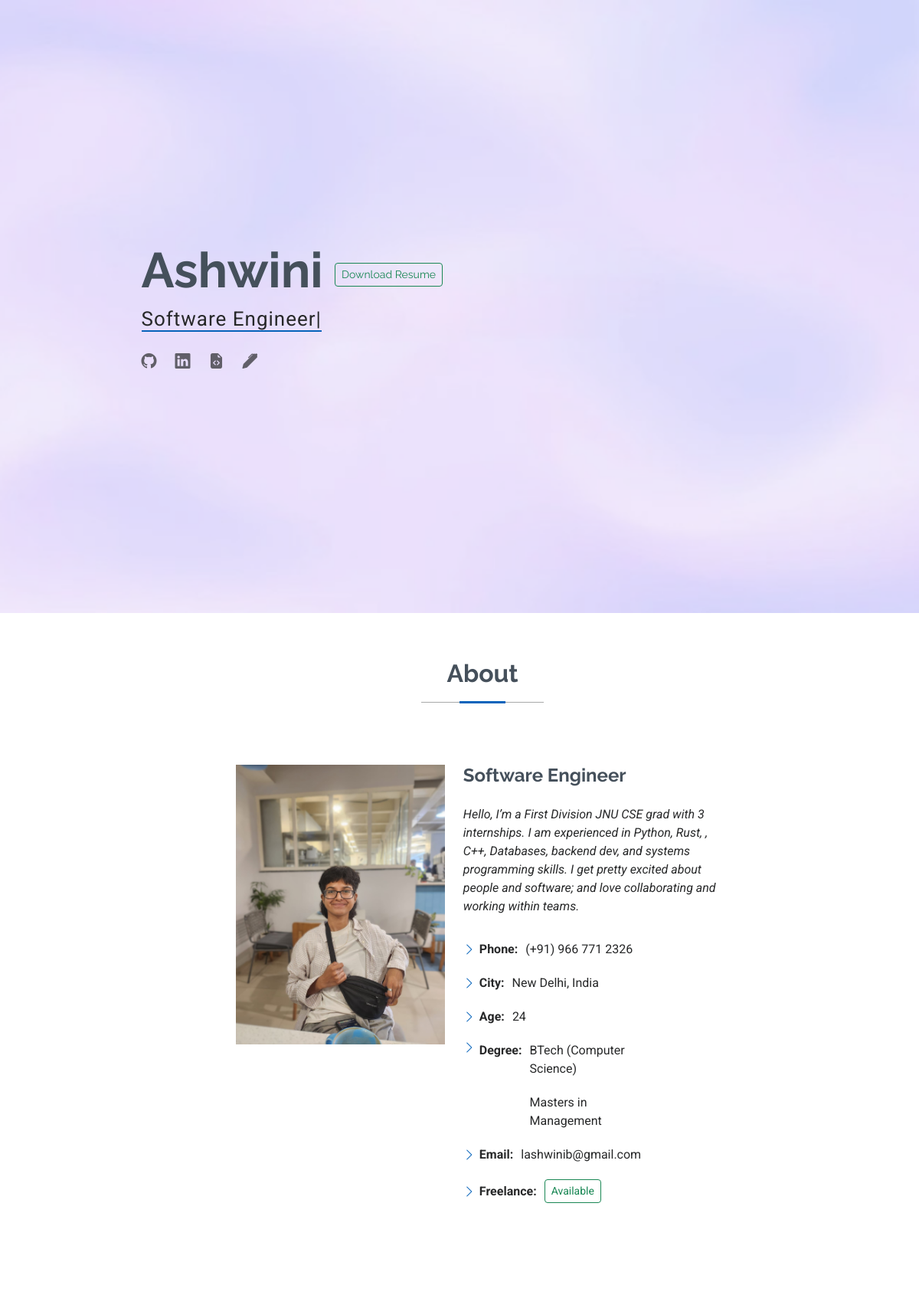
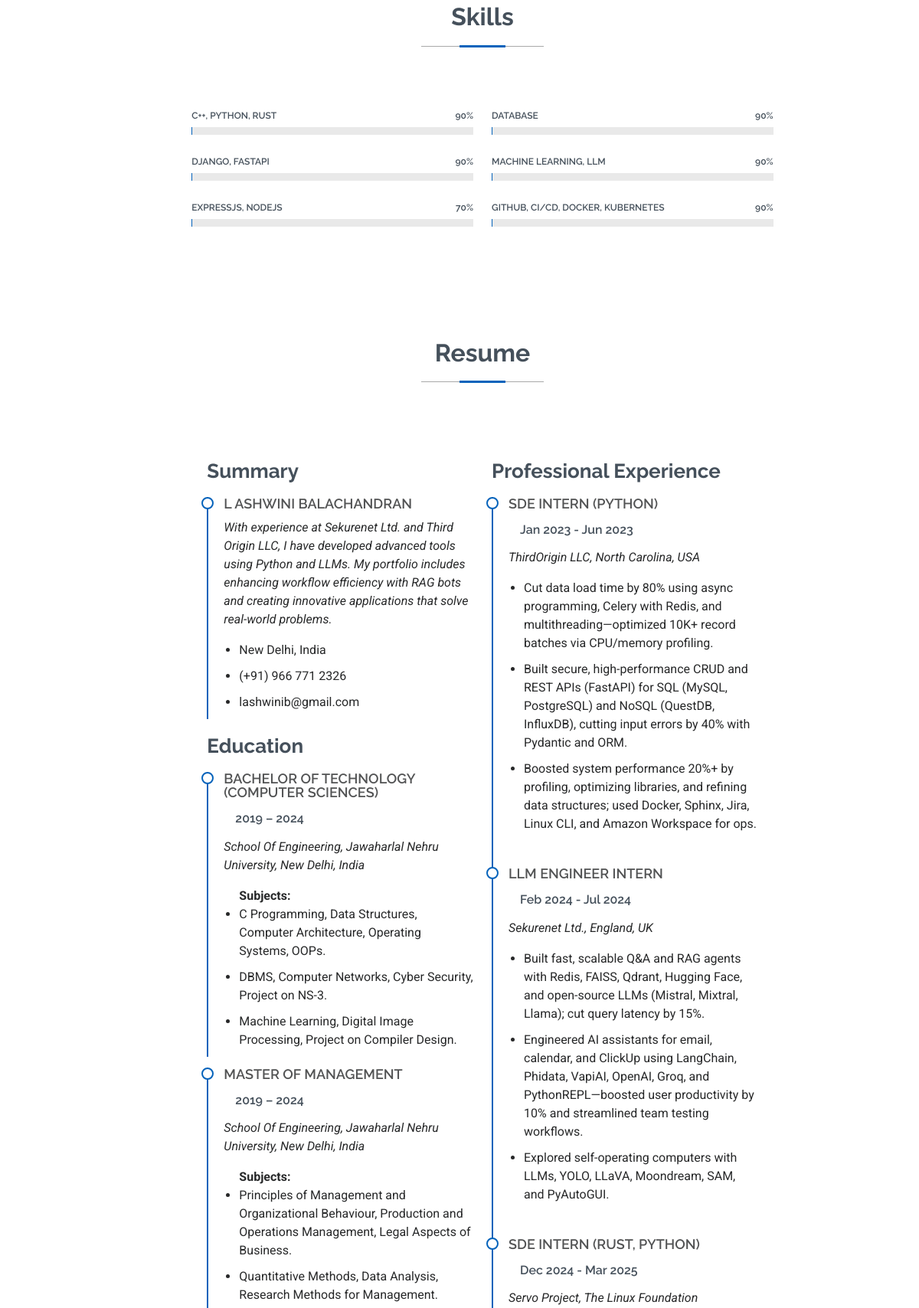
The page / (upper part) on the database its author committed (2 pictures, top to bottom).
### website/models.py (models this page shows, shortened)
class Education(models.Model):
    degree = models.CharField(max_length=200)
    major = models.CharField(max_length=200, blank=True, null=True) # For specific majors if needed
    university = models.CharField(max_length=200)
    location = models.CharField(max_length=100)
    start_year = models.IntegerField()
    end_year = models.IntegerField()
    description = models.TextField(help_text="Use <li> for bullet points. E.g., <li>Subject 1</li><li>Subject 2</li>")
    order = models.IntegerField(unique=True, help_text="Order in which this education should appear")
    class Meta:
        ordering = ['order']
        verbose_name_plural = "Education"

class WorkExperience(models.Model):
    job_title = models.CharField(max_length=200)
    company = models.CharField(max_length=200)
    location = models.CharField(max_length=100)
    start_date = models.CharField(max_length=50, help_text="e.g., Dec 2024")
    end_date = models.CharField(max_length=50, blank=True, null=True, help_text="e.g., Mar 2025 or 'Present'")
    description = models.TextField(help_text="Use <li> for bullet points. E.g., <li>Task 1</li><li>Task 2</li>")
    order = models.IntegerField(unique=True, help_text="Order in which this experience should appear")
    class Meta:
        ordering = ['order']
        verbose_name_plural = "Work Experience"

### website/views.py (the view)
# urls.py: path('', views.landing, name='landing'),
def landing(request):
    education_entries = Education.objects.all().order_by('order') # Assuming 'order' field in Education model
    work_experiences = WorkExperience.objects.all().order_by('-start_date', 'order') # Order by most recent start date, then custom order
    projects = Project.objects.all().order_by('order') # Assuming 'order' field in Project model
    achievements = Achievement.objects.all().order_by('order')
    context = {
        'education_entries': education_entries,
        'work_experiences': work_experiences,
        'projects': projects,
        'achievements': achievements,
    }
    return render(request, 'landing.html', context)

### website/templates/landing.html (shortened to what this page needs)
{% load static %}
<!DOCTYPE html>
<html lang="en">
<head>
  <link href="{% static 'vendor/bootstrap/css/bootstrap.min.css' %}" rel="stylesheet">
  <link href="{% static 'vendor/bootstrap-icons/bootstrap-icons.css' %}" rel="stylesheet">
  <link href="{% static 'vendor/aos/aos.css' %}" rel="stylesheet">
  <link href="{% static 'vendor/glightbox/css/glightbox.min.css' %}" rel="stylesheet">
  <link href="{% static 'vendor/swiper/swiper-bundle.min.css' %}" rel="stylesheet">
  <link href="{% static 'css/main.css' %}" rel="stylesheet">
</head>
<body class="index-page">
  <header id="header" class="header d-flex flex-column justify-content-center">
  </header>
  <main class="main">
    <section id="hero" class="hero section light-background">
      <img src="{% static 'img/hero-bg.jpg' %}" alt="">
      <div class="container" data-aos="zoom-out">
        <div class="row justify-content-center">
          <div class="col-lg-9">
            <h2>Ashwini <span><a href="{% url 'download_resume' %}" class="btn btn-outline-success btn-sm" target="_blank">Download Resume</a></span> </h2>
            <p><span class="typed" data-typed-items="Software Engineer, ML/AI Engineer, Data Analyst, Backend Developer, Low-level Systems Engineer"></span></p>
            <div class="social-links">
              <a href="https://github.com/chickenleaf"><i class="bi bi-github"></i></a>
              <a href="https://www.linkedin.com/in/ashwini-lb/"><i class="bi bi-linkedin"></i></a>
              <a href="https://leetcode.com/u/chickenleaf/"><i class="bi bi-file-earmark-code-fill"></i></a>
              <a href="https://chickenleaf.wordpress.com/"><i class="bi bi-pen-fill"></i></a>
            </div>
          </div>
        </div>
      </div>
    </section>
    <section id="about" class="about section">
      <div class="container section-title" data-aos="fade-up">
        <h2>About</h2>
      </div>
      <div class="container" data-aos="fade-up" data-aos-delay="100">
        <div class="row gy-4 justify-content-center px-4">
          <div class="col-lg-4">
            <img src="{% static 'img/profile-img.jpg' %}" class="img-fluid" alt="">
          </div>
          <div class="col-lg-5 content">
            <h2>Software Engineer</h2>
            <p class="fst-italic py-3">
              Hello, I’m a First Division JNU CSE grad with 3 internships. I am experienced in Python, Rust, , C++, Databases, backend dev, and systems programming skills. I get pretty excited about people and software; and love collaborating and working within teams.
            </p>
            <div class="row">
              <div class="col-lg-8">
                <ul>
                  <li><i class="bi bi-chevron-right"></i> <strong>Phone:</strong> <span>(+91) 966 771 2326</span></li>
                  <li><i class="bi bi-chevron-right"></i> <strong>City:</strong> <span>New Delhi, India</span></li>
                  <li><i class="bi bi-chevron-right"></i> <strong>Age:</strong> <span>24</span></li>
                  <li>
                    <div class="d-flex ">
                        <i class="bi bi-chevron-right "></i><strong>Degree:</strong>
                        <div >
                            <ul class="list-unstyled mb-0 p-0">
                                <li>BTech (Computer Science)</li>
                                <li class= "mb-0 p-0">Masters in Management</li>
                            </ul>
                        </div>
                    </div>
                  </li>
                  <li><i class="bi bi-chevron-right"></i> <strong>Email:</strong> <span>lashwinib@gmail.com</span></li>
                  <li><i class="bi bi-chevron-right"></i> <strong>Freelance:</strong> <span><a href="#contact" class="btn btn-outline-success btn-sm">Available</a></span></li>
                </ul>
              </div>
            </div>
          </div>
        </div>
      </div>
    </section>
    <section id="skills" class="skills section">
      <div class="container section-title" data-aos="fade-up">
        <h2>Skills</h2>
      </div>
      <div class="container" data-aos="fade-up" data-aos-delay="100">
        <div class="row skills-content skills-animation justify-content-center">
          <div class="col-lg-5">
            <div class="progress">
              <span class="skill"><span>C++, Python, Rust</span> <i class="val">90%</i></span>
              <div class="progress-bar-wrap">
              </div>
            </div>
            <div class="progress">
              <span class="skill"><span>Django, FastAPI</span> <i class="val">90%</i></span>
              <div class="progress-bar-wrap">
              </div>
            </div>
            <div class="progress">
              <span class="skill"><span>ExpressJS, NodeJS</span> <i class="val">70%</i></span>
              <div class="progress-bar-wrap">
              </div>
            </div>
          </div>
          <div class="col-lg-5">
            <div class="progress">
              <span class="skill"><span>Database</span> <i class="val">90%</i></span>
              <div class="progress-bar-wrap">
              </div>
            </div>
            <div class="progress">
              <span class="skill"><span>Machine Learning, LLM</span> <i class="val">90%</i></span>
              <div class="progress-bar-wrap">
              </div>
            </div>
            <div class="progress">
              <span class="skill">GitHub, CI/CD, Docker, Kubernetes<i class="val">90%</i></span>
              <div class="progress-bar-wrap">
              </div>
            </div>
          </div>
        </div>
      </div>
    </section>
    <section id="resume" class="resume section">
      <div class="container section-title " data-aos="fade-up">
        <h2>Resume</h2>
      </div>
      <div class="container">
        <div class="row justify-content-center px-4">
          <div class="col-lg-5" data-aos="fade-up" data-aos-delay="100">
            <h3 class="resume-title">Summary</h3>
            <div class="resume-item pb-0">
              <h4>L Ashwini Balachandran</h4>
              <p><em>With experience at Sekurenet Ltd. and Third Origin LLC, I have developed advanced tools using Python and LLMs. My portfolio includes enhancing workflow efficiency with RAG bots and creating innovative applications that solve real-world problems.</em></p>
              <ul>
                <li>New Delhi, India</li>
                <li>(+91) 966 771 2326</li>
                <li>lashwinib@gmail.com</li>
              </ul>
            </div>
            <h3 class="resume-title">Education</h3>
            {% for education in education_entries %}
            <div class="resume-item pb-0">
              <h4>{{ education.degree }}</h4>
              <h5>{{ education.start_year }} – {{ education.end_year }}</h5>
              <p><em>{{ education.university }}, {{ education.location }}</em></p>
              <ul>
                {{ education.description | safe }}
              </ul>
            </div>{% empty %}
            <p>No education entries found.</p>
            {% endfor %}
          </div>
          <div class="col-lg-5" data-aos="fade-up" data-aos-delay="200">
            <h3 class="resume-title">Professional Experience</h3>
            {% for experience in work_experiences %}
            <div class="resume-item">
              <h4>{{ experience.job_title }}</h4>
              <h5>{{ experience.start_date }} - {% if experience.end_date %}{{ experience.end_date }}{% else %}Present{% endif %}</h5>
              <p><em>{{ experience.company }}, {{ experience.location }}</em></p>
              <ul>
                {{ experience.description | safe }}
              </ul>
            </div>{% empty %}
            <p>No work experience entries found.</p>
            {% endfor %}
          </div>
        </div>
      </div>
    </section>
  </main>
</body>
</html>

### rows shown on the page
Education: degree "BACHELOR OF TECHNOLOGY (COMPUTER SCIENCES)", start_year "2019", end_year "2024", university "School Of Engineering, Jawaharlal Nehru University", location "New Delhi, India", description "Subjects: C Programming, Data Structures, Computer Architecture, Operating Systems, OOPs. DBMS, Computer Networks, Cyber Security, Project on NS-3. Machine Learning, Digital Image Processing, Project on Compiler Design."
Education: degree "MASTER OF MANAGEMENT", start_year "2019", end_year "2024", university "School Of Engineering, Jawaharlal Nehru University", location "New Delhi, India", description "Subjects: Principles of Management and Organizational Behaviour, Production and Operations Management, Legal Aspects of Business. Quantitative Methods, Data Analysis, Research Methods for Management."
WorkExperience: job_title "SDE INTERN (PYTHON)", start_date "Jan 2023", end_date "Jun 2023", company "ThirdOrigin LLC", location "North Carolina, USA", description "Cut data load time by 80% using async programming, Celery with Redis, and multithreading—optimized 10K+ record batches via CPU/memory profiling. Built secure, high-performance CRUD and REST APIs (FastAPI) for SQL (MySQL, PostgreSQL) and NoSQL (QuestDB, InfluxDB), cutting input errors by 40% with Pydantic and ORM. Boosted system performance 20%+ by profiling, optimizing libraries, and refining data structures; used Docker, Sphinx, Jira, Linux CLI, and Amazon Workspace for ops."
WorkExperience: job_title "LLM ENGINEER INTERN", start_date "Feb 2024", end_date "Jul 2024", company "Sekurenet Ltd.", location "England, UK", description "Built fast, scalable Q&A and RAG agents with Redis, FAISS, Qdrant, Hugging Face, and open-source LLMs (Mistral, Mixtral, Llama); cut query latency by 15%. Engineered AI assistants for email, calendar, and ClickUp using LangChain, Phidata, VapiAI, OpenAI, Groq, and PythonREPL—boosted user productivity by 10% and streamlined team testing workflows. Explored self-operating computers with LLMs, YOLO, LLaVA, Moondream, SAM, and PyAutoGUI."
WorkExperience: job_title "SDE INTERN (RUST, PYTHON)", start_date "Dec 2024", end_date "Mar 2025", company "Servo Project", location "The Linux Foundation"
